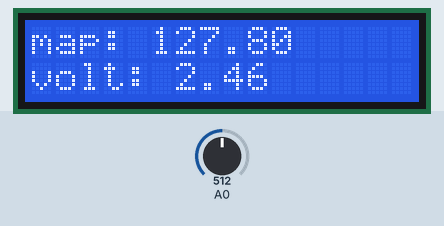
Simulated run of this sketch. Board: Arduino Uno, built with avr-gcc and run on an emulated ATmega328P. Parts: 16×2 character LCD. Inputs (shaded band) come from the test bench; at power-on: A0 = 512. What the sketch prints to the serial monitor is not drawn.

Above: at 1.2 s.
1.3 s: A0 set to 716
At 2.5 s:
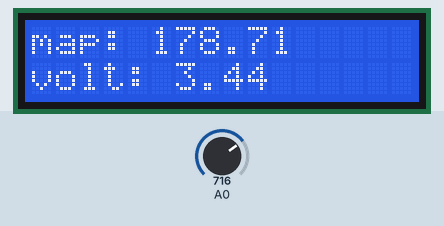
2.8 s: A0 set to 900
At 3.7 s:
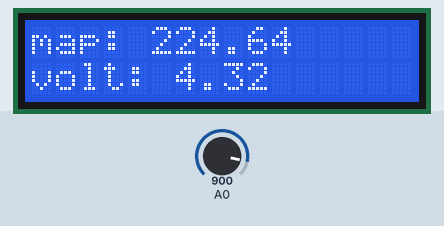
4.3 s: A0 set to 1023
At 4.7 s:
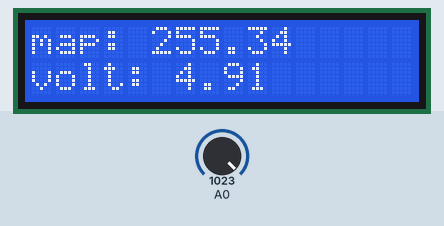
Timing chart, 0 to 7.3 s (numbered marks = the images above; inputs shaded):
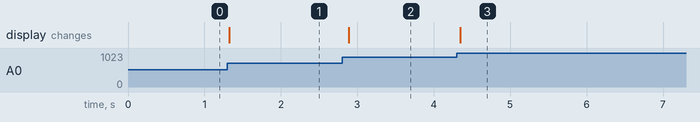

The sketch:

sketch_jun15a.ino
```cpp
// Listing 7-1
#include <LiquidCrystal.h>
#include <SPI.h>
#include "mcp_can.h"

// the cs pin of the version after v1.1 is default to D9
// v0.9b and v1.0 is default D10
const int SPI_CS_PIN = 10;

MCP_CAN CAN(SPI_CS_PIN); // Set CS pin
LiquidCrystal lcd(4, 5, 6, 7, 8, 9); // pins for RS, E, DB4, DB5, DB6, DB7
float analogValue = 0;
float voltage = 0;
float map_sensor = 0;
void setup()
{
  lcd.begin(16, 2);
  lcd.clear();
      Serial.begin(115200);

    while (CAN_OK != CAN.begin(CAN_500KBPS, MCP_8MHz))              // init can bus : baudrate = 500k
    {
        Serial.println("CAN BUS Shield init fail");
        Serial.println(" Init CAN BUS Shield again");
        delay(100);
    }
    Serial.println("CAN BUS Shield init ok!");
}

void parse_hex(float analogValue) {

  Serial.println(analogValue);
}

unsigned char stmp[8] = {0x03, 0x0C, 9, 6, 5, 4, 3, 2};
void loop()
{

  analogValue = analogRead(0);
  voltage = 0.0048*analogValue;
  parse_hex(analogValue);
  lcd.setCursor(0, 0);
  lcd.print("map: ");
  lcd.print(52*voltage);
  lcd.setCursor(0, 1);
  lcd.print("volt: ");
  lcd.print(0.0048*analogValue);

  // send data:  id = 0x00, standard frame, data len = 8, stmp: data buf
    stmp[7] = stmp[7]+1;
    if(stmp[7] == 100)
    {
        stmp[7] = 0;
        stmp[6] = stmp[6] + 1;

        if(stmp[6] == 100)
        {
            stmp[6] = 0;
            stmp[5] = stmp[6] + 1;
        }
    }

    CAN.sendMsgBuf(0x01, 0, 8, stmp);


  delay(100);


}
```

Measured:
- after the input at 1.3 s, the display: changes at once (image 1)
- after the input at 2.8 s, the display: changes after 0.09 s (image 2)
- after the input at 4.3 s, the display: changes after 0.05 s (image 3)
